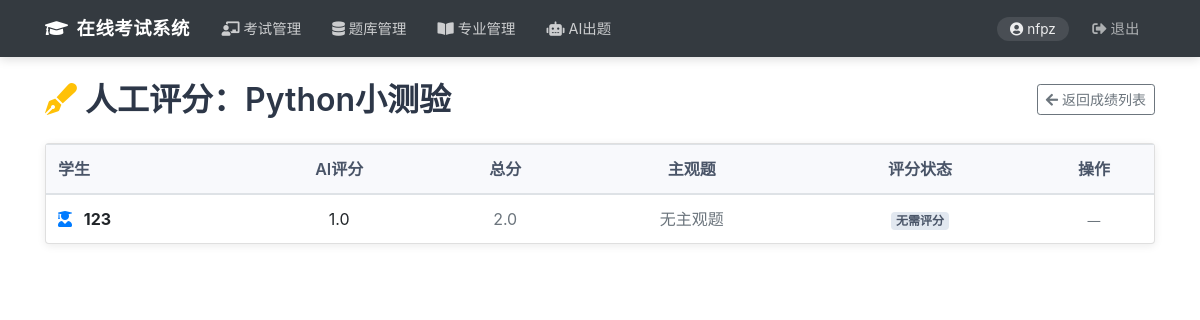
The app's page /results/grading/2 (signed in) with its own data.
### database/models.py (models this page shows, shortened)
class User(db.Model, UserMixin):
    id = db.Column(db.Integer, primary_key=True)
    username = db.Column(db.String(20), unique=True, nullable=False)
    email = db.Column(db.String(120), unique=True)  # , nullable=False)
    password_hash = db.Column(db.String(60), nullable=False)
    role = db.Column(db.String(20), nullable=False)
    created_at = db.Column(db.DateTime, nullable=False, default=datetime.utcnow)
    def is_teacher(self):
        return self.role == RoleEnum.TEACHER

class Exam(db.Model):
    id = db.Column(db.Integer, primary_key=True)
    title = db.Column(db.String(100), nullable=False)
    description = db.Column(db.Text)
    start_time = db.Column(db.DateTime, nullable=False)
    end_time = db.Column(db.DateTime, nullable=False)
    duration = db.Column(db.Integer, nullable=False)  # 分钟
    status = db.Column(db.String(20), nullable=False, default=ExamStatusEnum.DRAFT)
    creator_id = db.Column(db.Integer, db.ForeignKey('user.id'), nullable=False)
    created_at = db.Column(db.DateTime, nullable=False, default=datetime.utcnow)
    creator = db.relationship('User', backref='exams', lazy=True)
    exam_questions = db.relationship('ExamQuestion', backref='exam', lazy=True)
    exam_students = db.relationship('ExamStudent', backref='exam', lazy=True)
    sessions = db.relationship('ExamSession', backref='exam', lazy=True)
    results = db.relationship('Result', backref='exam', lazy=True)

class Result(db.Model):
    id = db.Column(db.Integer, primary_key=True)
    exam_id = db.Column(db.Integer, db.ForeignKey('exam.id'), nullable=False)
    student_id = db.Column(db.Integer, db.ForeignKey('user.id'), nullable=False)
    score = db.Column(db.Float, nullable=False)
    total_score = db.Column(db.Float, nullable=False)
    submitted_at = db.Column(db.DateTime, nullable=False, default=datetime.utcnow)
    ai_analysis = db.Column(db.Text)
    student = db.relationship('User', backref='results', lazy=True)

### result/routes.py (the view)
@result_bp.route("/results/grading/<int:exam_id>")
@login_required
def grading_list(exam_id):
    if not current_user.is_teacher():
        flash('无权访问', 'danger')
        return redirect(url_for('home'))
    exam = Exam.query.get_or_404(exam_id)
    if exam.creator_id != current_user.id:
        flash('无权访问此考试', 'danger')
        return redirect(url_for('exam.dashboard'))
    results = Result.query.filter_by(exam_id=exam_id).all()
    students_info = []
    for r in results:
        session = ExamSession.query.filter_by(
            exam_id=exam_id, student_id=r.student_id
        ).first()
        if not session:
            continue
        subjective_answers = (
            Answer.query.join(Question, Answer.question_id == Question.id)
            .filter(
                Answer.session_id == session.id,
                Question.type.in_(QuestionTypeEnum.SUBJECTIVE_TYPES)
            ).all()
        )
        total_subjective = len(subjective_answers)
        graded_count = sum(1 for a in subjective_answers if a.is_manual_graded)
        pending_count = total_subjective - graded_count
        students_info.append({
            'result': r,
            'student': r.student,
            'total_subjective': total_subjective,
            'graded_count': graded_count,
            'pending_count': pending_count,
        })
    return render_template('result/grading_list.html',
                           exam=exam, students_info=students_info)

### app.py (called while the page is built, shortened)
@login_manager.user_loader
def load_user(user_id):
    from database.models import User
    return db.session.get(User, int(user_id))

@app.before_request
def auto_end_expired_exams():
    from database.models import Exam, ExamSession, ExamStatusEnum, Answer, ExamQuestion, Result, Question, QuestionTypeEnum
    OBJECTIVE_TYPES = {'single_choice', 'multiple_choice', 'true_false', 'fill_blank'}
    try:
        now = datetime.now()
        expired_exams = Exam.query.filter(
            Exam.status == ExamStatusEnum.PUBLISHED,
            Exam.end_time < now
        ).all()
        if expired_exams:
            db.session.commit()
    except Exception:
        db.session.rollback()

### templates/result/grading_list.html (shortened to what this page needs)
<!DOCTYPE html>
<html lang="zh-CN">
<head>
    <link rel="stylesheet" href="https://maxcdn.bootstrapcdn.com/bootstrap/4.5.2/css/bootstrap.min.css">
    <link rel="stylesheet" href="https://cdnjs.cloudflare.com/ajax/libs/font-awesome/5.15.4/css/all.min.css">
</head>
<body>
    {% include 'layout/header.html' %}
    <div class="container mt-4">
        <div class="page-header">
            <h2><i class="fas fa-pen-fancy mr-2 text-warning"></i>人工评分：{{ exam.title }}</h2>
            <a href="{{ url_for('exam.view_results', id=exam.id) }}" class="btn btn-outline-secondary btn-sm">
                <i class="fas fa-arrow-left mr-1"></i>返回成绩列表
            </a>
        </div>
        <div class="card">
            <div class="card-body p-0">
                {% if students_info %}
                <div class="table-responsive">
                    <table class="table table-hover mb-0">
                        <thead>
                            <tr>
                                <th>学生</th>
                                <th class="text-center">AI评分</th>
                                <th class="text-center">总分</th>
                                <th class="text-center">主观题</th>
                                <th class="text-center">评分状态</th>
                                <th class="text-center" style="width:120px">操作</th>
                            </tr>
                        </thead>
                        <tbody>
                            {% for info in students_info %}
                            <tr>
                                <td class="font-weight-bold">
                                    <i class="fas fa-user-graduate text-primary mr-2"></i>
                                    {{ info.student.username }}
                                </td>
                                <td class="text-center">{{ info.result.score }}</td>
                                <td class="text-center text-muted">{{ info.result.total_score }}</td>
                                <td class="text-center">
                                    {% if info.total_subjective > 0 %}
                                        {{ info.total_subjective }} 道
                                    {% else %}
                                        <span class="text-muted">无主观题</span>
                                    {% endif %}
                                </td>
                                <td class="text-center">
                                    {% if info.total_subjective == 0 %}
                                        <span class="badge badge-none">无需评分</span>
                                    {% elif info.pending_count == 0 %}
                                        <span class="badge badge-graded"><i class="fas fa-check mr-1"></i>已评分</span>
                                    {% else %}
                                        <span class="badge badge-pending">
                                            <i class="fas fa-clock mr-1"></i>待评 {{ info.pending_count }}/{{ info.total_subjective }}
                                        </span>
                                    {% endif %}
                                </td>
                                <td class="text-center">
                                    {% if info.total_subjective > 0 %}
                                        <a href="{{ url_for('result.grading_detail', exam_id=exam.id, student_id=info.student.id) }}"
                                           class="btn btn-sm {{ 'btn-warning' if info.pending_count > 0 else 'btn-outline-success' }}">
                                            <i class="fas fa-pen mr-1"></i>
                                            {{ '去评分' if info.pending_count > 0 else '查看/修改' }}
                                        </a>
                                    {% else %}
                                        <span class="text-muted small">—</span>
                                    {% endif %}
                                </td>
                            </tr>
                            {% endfor %}
                        </tbody>
                    </table>
                </div>
                {% else %}
                <div class="text-center py-5 text-muted">
                    <i class="fas fa-inbox" style="font-size:2.5rem"></i>
                    <p class="mt-2">暂无学生提交考试</p>
                </div>
                {% endif %}
            </div>
        </div>
    </div>
</body>
</html>

### templates/layout/header.html (shortened to what this page needs)
<!DOCTYPE html>
<html lang="zh-CN">
<head>
    <link rel="stylesheet" href="https://maxcdn.bootstrapcdn.com/bootstrap/4.5.2/css/bootstrap.min.css">
    <link rel="stylesheet" href="https://cdnjs.cloudflare.com/ajax/libs/font-awesome/5.15.4/css/all.min.css">
</head>
<body>
    <nav class="navbar navbar-expand-lg navbar-dark bg-dark">
        <div class="container">
            <a class="navbar-brand" href="/">
                <i class="fas fa-graduation-cap mr-2"></i>在线考试系统
            </a>
            <div class="collapse navbar-collapse" id="mainNav">
                <ul class="navbar-nav mr-auto">
                    {% if current_user.is_authenticated %}
                        {% if current_user.is_teacher() %}
                            <li class="nav-item">
                                <a class="nav-link" data-path="/dashboard" href="{{ url_for('exam.dashboard') }}">
                                    <i class="fas fa-chalkboard-teacher mr-1"></i>考试管理
                                </a>
                            </li>
                            <li class="nav-item">
                                <a class="nav-link" data-path="/questions" href="{{ url_for('question_bank.list_questions') }}">
                                    <i class="fas fa-database mr-1"></i>题库管理
                                </a>
                            </li>
                            <li class="nav-item">
                                <a class="nav-link" data-path="/majors" href="{{ url_for('question_bank.manage_majors') }}">
                                    <i class="fas fa-book-open mr-1"></i>专业管理
                                </a>
                            </li>
                            <li class="nav-item">
                                <a class="nav-link" data-path="/ai/generate" href="{{ url_for('ai.generate_questions') }}">
                                    <i class="fas fa-robot mr-1"></i>AI出题
                                </a>
                            </li>
                        {% endif %}
                    {% endif %}
                </ul>
                <ul class="navbar-nav align-items-center">
                    {% if current_user.is_authenticated %}
                        <li class="nav-item">
                            <span class="user-badge">
                                <i class="fas fa-user-circle mr-1"></i>{{ current_user.username }}
                            </span>
                        </li>
                        <li class="nav-item">
                            <a class="nav-link logout-link" href="{{ url_for('auth.logout') }}">
                                <i class="fas fa-sign-out-alt mr-1"></i>退出
                            </a>
                        </li>
                    {% endif %}
                </ul>
            </div>
        </div>
    </nav>

### templates/result/grading_list.html (style rules this page uses)
body { background-color: #f5f7fa; }
.page-header { display: flex; align-items: center; justify-content: space-between; margin-bottom: 1.5rem; flex-wrap: wrap; gap: 0.5rem; }
.page-header h2 { margin: 0; font-weight: 600; color: #2d3748; }
.card { border: none; box-shadow: 0 2px 8px rgba(0,0,0,0.08); border-radius: 10px; }
.table thead th { background-color: #f8f9fc; font-weight: 600; color: #4a5568; border-bottom: 2px solid #e2e8f0; white-space: nowrap; }
.table td { vertical-align: middle; }
.badge-none { background: #e2e8f0; color: #4a5568; }

### templates/layout/header.html (style rules this page uses)
.navbar { box-shadow: 0 2px 10px rgba(0,0,0,0.15); padding: 0.6rem 1rem; }
.navbar-brand { font-weight: 700; font-size: 1.15rem; letter-spacing: 0.5px; }
.navbar .nav-link { padding: 0.5rem 0.85rem !important; border-radius: 6px; margin: 0 2px; font-size: 0.9rem; transition: all 0.2s ease; color: rgba(255,255,255,0.75) !important; }
.navbar .user-badge { color: rgba(255,255,255,0.9); font-size: 0.85rem; background: rgba(255,255,255,0.1); border-radius: 20px; padding: 0.25rem 0.8rem; margin-right: 0.5rem; }
.navbar .nav-link.logout-link { color: rgba(255,255,255,0.6) !important; }

### records on screen
User: username "nfpz"
Exam: title "Python小测验"
User: student.username "123"
Result: result.score "1.0", result.total_score "2.0"
